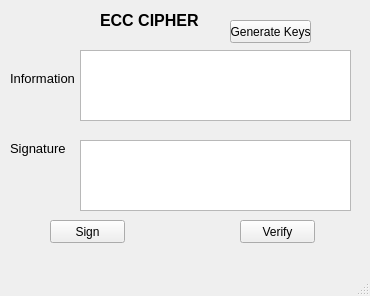
<?xml version="1.0" encoding="UTF-8"?>
<ui version="4.0">
 <class>MainWindow</class>
 <widget class="QMainWindow" name="MainWindow">
  <property name="geometry">
   <rect>
    <x>0</x>
    <y>0</y>
    <width>370</width>
    <height>296</height>
   </rect>
  </property>
  <property name="windowTitle">
   <string>MainWindow</string>
  </property>
  <widget class="QWidget" name="centralwidget">
   <widget class="QLabel" name="label">
    <property name="geometry">
     <rect>
      <x>100</x>
      <y>0</y>
      <width>141</width>
      <height>41</height>
     </rect>
    </property>
    <property name="font">
     <font>
      <pointsize>12</pointsize>
      <weight>75</weight>
      <bold>true</bold>
     </font>
    </property>
    <property name="text">
     <string>ECC CIPHER</string>
    </property>
   </widget>
   <widget class="QLabel" name="label_2">
    <property name="geometry">
     <rect>
      <x>10</x>
      <y>70</y>
      <width>71</width>
      <height>16</height>
     </rect>
    </property>
    <property name="font">
     <font>
      <pointsize>10</pointsize>
     </font>
    </property>
    <property name="text">
     <string>Information</string>
    </property>
   </widget>
   <widget class="QLabel" name="label_3">
    <property name="geometry">
     <rect>
      <x>10</x>
      <y>140</y>
      <width>91</width>
      <height>16</height>
     </rect>
    </property>
    <property name="font">
     <font>
      <pointsize>10</pointsize>
     </font>
    </property>
    <property name="text">
     <string>Signature</string>
    </property>
   </widget>
   <widget class="QPushButton" name="btn_sign">
    <property name="geometry">
     <rect>
      <x>50</x>
      <y>220</y>
      <width>75</width>
      <height>23</height>
     </rect>
    </property>
    <property name="text">
     <string>Sign</string>
    </property>
   </widget>
   <widget class="QPushButton" name="btn_verify">
    <property name="geometry">
     <rect>
      <x>240</x>
      <y>220</y>
      <width>75</width>
      <height>23</height>
     </rect>
    </property>
    <property name="text">
     <string>Verify</string>
    </property>
   </widget>
   <widget class="QTextEdit" name="txt_plain_text">
    <property name="geometry">
     <rect>
      <x>80</x>
      <y>50</y>
      <width>271</width>
      <height>71</height>
     </rect>
    </property>
   </widget>
   <widget class="QTextEdit" name="txt_cipher_text">
    <property name="geometry">
     <rect>
      <x>80</x>
      <y>140</y>
      <width>271</width>
      <height>71</height>
     </rect>
    </property>
   </widget>
   <widget class="QPushButton" name="btn_gen_keys">
    <property name="geometry">
     <rect>
      <x>230</x>
      <y>20</y>
      <width>81</width>
      <height>23</height>
     </rect>
    </property>
    <property name="text">
     <string>Generate Keys</string>
    </property>
   </widget>
  </widget>
  <widget class="QMenuBar" name="menubar">
   <property name="geometry">
    <rect>
     <x>0</x>
     <y>0</y>
     <width>370</width>
     <height>21</height>
    </rect>
   </property>
  </widget>
  <widget class="QStatusBar" name="statusbar"/>
 </widget>
 <resources/>
 <connections/>
</ui>
